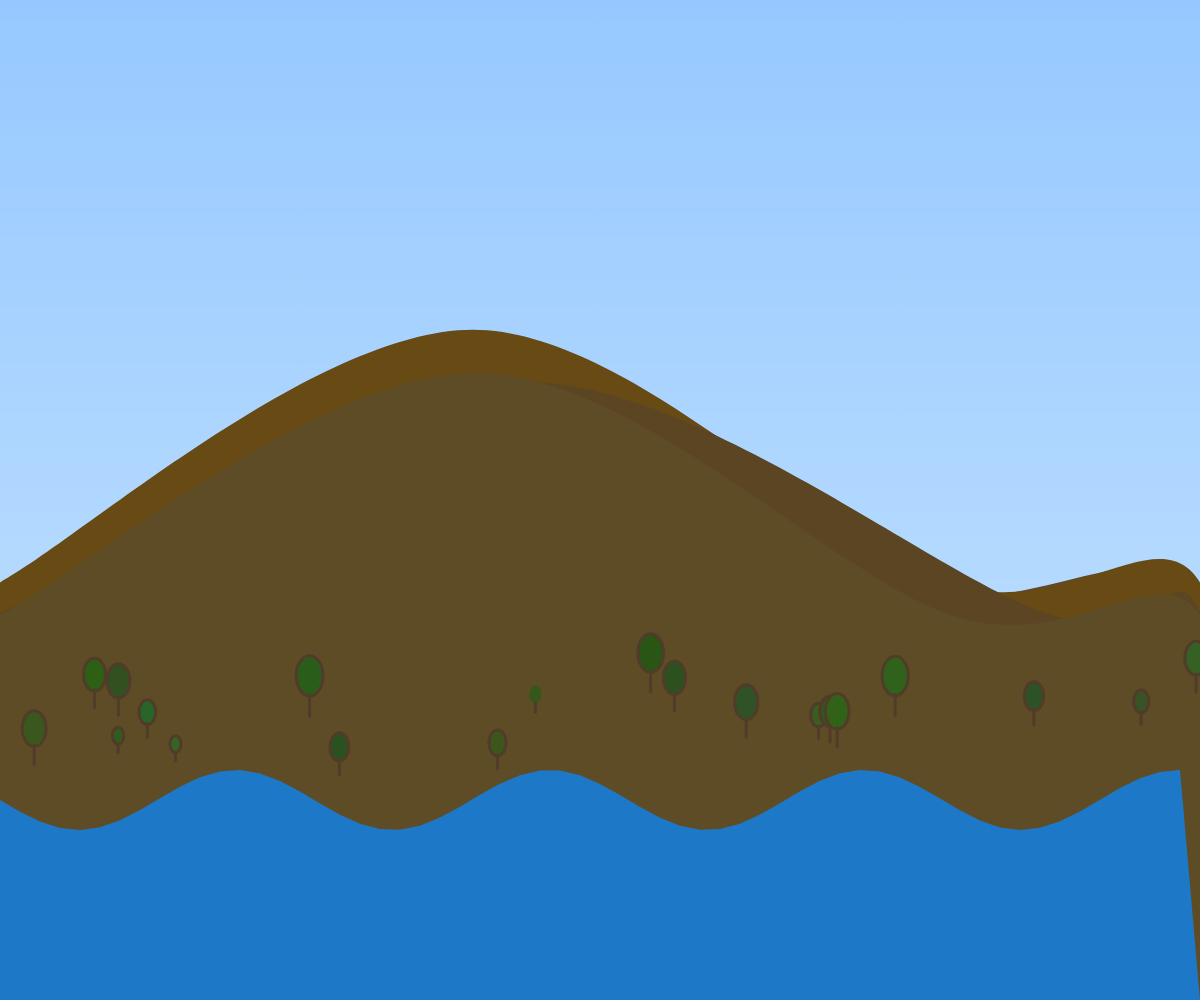
Frame 1 (no input)
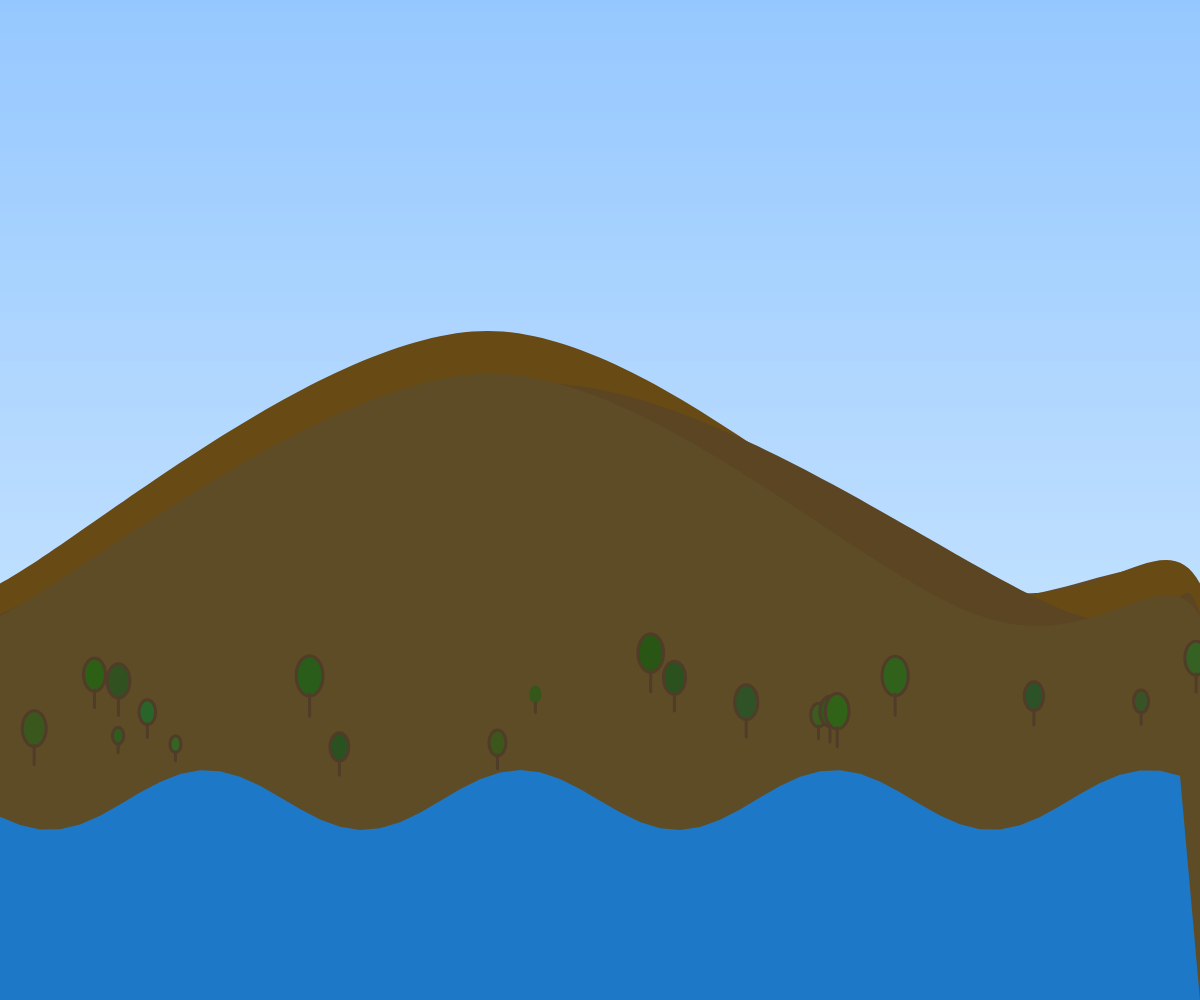
Frame 60 (no input)
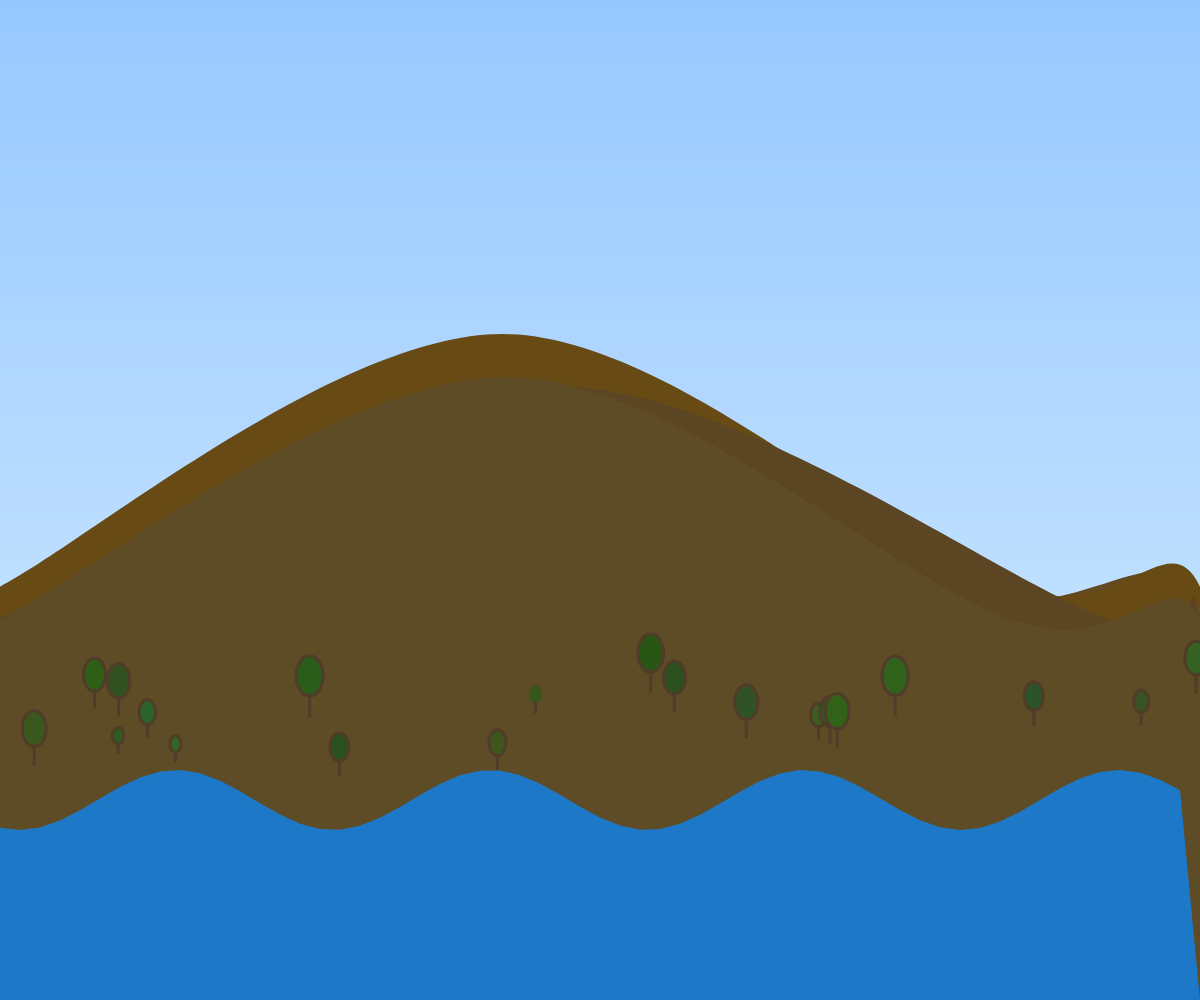
Frame 120 (the mouse pressed at the canvas centre since frame 60)

The p5.js sketch that drew these frames (run headless with seeded random() and noise() and a simulated clock; from frame 60 on, the mouse is pressed at the canvas centre):

// p5.js sketch
// ── sketch.js
let hills = [];
let trees = [];
let river;
let time = 0;

function setup() {
  createCanvas(windowWidth, windowHeight);
  noStroke();
  
  // Create hills
  for (let i = 0; i < 5; i++) {
    hills.push({
      y: height * 0.6 + random(-20, 20),
      w: width * 0.8 + random(-100, 100),
      h: height * 0.3 + random(-30, 30),
      color: color(90 + random(20), 60 + random(20), 20 + random(20))
    });
  }
  
  // Create trees
  for (let i = 0; i < 20; i++) {
    trees.push({
      x: random(width),
      y: height * 0.7 + random(-50, 50),
      size: random(10, 30),
      color: color(40 + random(20), 80 + random(20), 20 + random(20))
    });
  }
  
  // Create river
  river = {
    points: [],
    width: random(50, 100)
  };
  
  for (let x = 0; x < width; x += 20) {
    river.points.push({
      x: x,
      y: height * 0.8 + sin(x * 0.02 + time) * 30
    });
  }
}

function draw() {
  background(150, 200, 255);
  
  // Draw sky gradient
  for (let i = 0; i < height; i++) {
    let inter = map(i, 0, height, 0, 1);
    let c = lerpColor(color(150, 200, 255), color(220, 240, 255), inter);
    stroke(c);
    line(0, i, width, i);
  }
  
  // Draw distant mountains
  fill(80, 100, 60);
  noStroke();
  beginShape();
  vertex(0, height * 0.7);
  for (let x = 0; x < width; x += 20) {
    let y = height * 0.7 + sin(x * 0.01 + time * 0.5) * 40;
    curveVertex(x, y);
  }
  vertex(width, height * 0.7);
  endShape(CLOSE);
  
  // Draw hills
  for (let hill of hills) {
    fill(hill.color);
    beginShape();
    vertex(0, height);
    vertex(0, hill.y);
    curveVertex(0, hill.y);
    curveVertex(hill.w * 0.5, hill.y - hill.h * 0.8);
    curveVertex(hill.w, hill.y);
    curveVertex(width, hill.y);
    vertex(width, height);
    endShape(CLOSE);
  }
  
  // Draw river
  fill(30, 120, 200);
  noStroke();
  beginShape();
  for (let point of river.points) {
    vertex(point.x, point.y);
  }
  vertex(width, height);
  vertex(0, height);
  endShape(CLOSE);
  
  // Draw trees
  for (let tree of trees) {
    fill(tree.color);
    ellipse(tree.x, tree.y, tree.size, tree.size * 1.5);
    
    // Trunk
    stroke(80, 60, 40);
    strokeWeight(3);
    line(tree.x, tree.y + tree.size * 0.7, tree.x, tree.y + tree.size * 1.5);
  }
  
  // Animate time
  time += 0.01;
  
  // Simulate subtle movement in hills and river
  for (let hill of hills) {
    hill.y += sin(time * 0.3) * 0.2;
    hill.w += cos(time * 0.2) * 0.5;
  }
  
  for (let i = 0; i < river.points.length; i++) {
    river.points[i].y = height * 0.8 + sin(river.points[i].x * 0.02 + time) * 30;
  }
}

function mouseDragged() {
  // Create ripple effect
  let d = dist(mouseX, mouseY, pmouseX, pmouseY);
  if (d > 10) {
    let angle = atan2(mouseY - pmouseY, mouseX - pmouseX);
    
    for (let i = 0; i < hills.length; i++) {
      let hill = hills[i];
      let distToHill = dist(mouseX, mouseY, width/2, hill.y);
      if (distToHill < 300) {
        let intensity = map(distToHill, 0, 300, 1, 0.5);
        hill.color = lerpColor(hill.color, color(120, 80, 40), intensity * 0.2);
      }
    }
    
    for (let i = 0; i < trees.length; i++) {
      let tree = trees[i];
      let distToTree = dist(mouseX, mouseY, tree.x, tree.y);
      if (distToTree < 200) {
        let intensity = map(distToTree, 0, 200, 1, 0.5);
        tree.color = lerpColor(tree.color, color(70, 110, 40), intensity * 0.3);
      }
    }
  }
}

function windowResized() {
  resizeCanvas(windowWidth, windowHeight);
}
